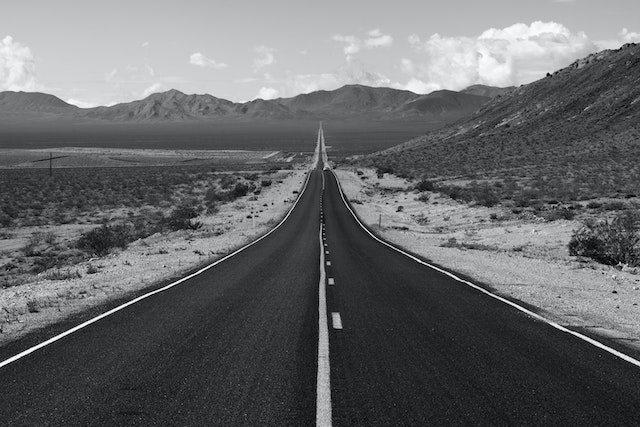
#> input picture lv2/road.jpg, 640 x 427 px, found by its file name
$ python primjeri.py
#> lines starting #> are read from the running program, lines starting #| are printed output that depends on the picture
import numpy as np
a = np.array([6, 2, 9])
print(type(a)) #vraća klasifikaciju objekta
print(a.ndim) #vraća dimenziju polja, za npr. matrice je 2
print(a.shape) #vraća tuple s dužinom, širinom polja u našem slučaju (3,) jer array ima samo 3 broja
print(a.dtype) #vraća tip podataka u array-u
print(a[0], a[1], a[2])
a[1] = 5
print(a)
print(a[1:2])
print(a[1:-1])
b = np.array(
        [
            [3, 7, 1],
            [4, 5, 6],
            [33, 11, 24],
            [16, 11, 10],
            [7, 7, 7],
            [0, 0, 0],
            [11, 2, 18]
        ]
    ) #napravi dvodimenzionalno polje (matricu)
print(b.shape)
print(b)
print(b[0, 2], b[0, 1], b[1, 1])
print()
print(b[0:6, 0:2]) #izdvajanje (ispisujemo prvih 6 redova ali ispisujemo tako da ih ispišemo do 3. stupca (0:2 ne ispisujemo treći))
print()
print(b[:, 1]) #ispisujemo svaki red ali samo 2. stupac
print()
print(b[:, 0]) #ispisujemo samo prvi član svakog reda
#kad se radi o ispisivanju samo jednog stupca matrice ispisuje se kao array

#inicijalizacija polja (matrica) s određenim brojevima...
c = np.zeros((4, 2))
d = np.ones((3, 2))
e = np.full((3, 3), 5) #3x3 matrica ispunjena brojem 5
f = np.eye(5) #jedinicna matrica dimenzije 5
g = np.array([1, 2, 3], np.float32) #specifikacija tipa podataka (ide iza samih podataka)
print(g)
g = np.array([1, 2, 3], np.int8)
print(g)
duljina = len(g)
print(duljina)
h = g.tolist()
print(h)
c = b.transpose() #ne izgleda dobro kad koristimo jednodimenzionalne nizove (npr h = g.transpose() ispadne isto ko i g)
print(c)
d = np.concatenate((a, g)).tolist()
d = a + g #za razliku od normalnih lista, + ovdje zbraja članove
d.sort()
print(d)
print()

#primjer 2.2
print("primjer 2.2")
a = np.array([3, 1, 5], float)
b = np.array([2, 4, 8], float)
print(a + b)
print(a - b)
print(a * b)
print(a / b)
print()
print(a.min()) #ispiše najmanji el
print(a.argmin()) #ispiše mjesto na kojemu se nalazi najmanji el
print(a.max())
print(a.argmax())
print(a.sum())
print(a.mean())
print()
print(np.mean(a))
print(np.max(a)) #isto, np ima funkciju argmax, argmin..
print(np.min(a))
print(np.sum(a))

#primjer 2.3
import random
import statistics
random.seed(1) # za razliku od numpy-a je thread_safe (kad odrediš seed onda će u svakom izvodu programa generacija biti jednaka)
randList = []
for i in range(0, 10):
    randList.append(random.randint(0, 2)) #appenda se borj koji mize biti 0, 1 ili 2 (ne 3)
print(randList)
print(statistics.mean(randList))
print()

print("numpy rand list generation...")
np.random.seed(1) #nije threadsafe (kolko cujem)
randList = []
for i in range(0, 10):
    randList.append(np.random.randint(0, 3)) #appenda se broj koji može biti 0, 1 ili 2 (ne 3)
randList = np.random.rand(10) # na ovaj nacin mozemo brže napraviti listu od 10 random brojeva (bez for loopa)
print(randList)
print(randList.mean())

#primjer 2.4
print()
import matplotlib.pyplot as plt
x = np.linspace(0, 6, num=10) # num je broj generiranih tocaka
print(x.tolist()) # ak ne stavimo tolist bit će u numpy formatu (kao lista ali bez zareza)
y = np.sin(x)
plt.plot(x, y, "b", linewidth = 2, marker="d", markersize=10)
plt.axis([0, 6, -2, 10]) # apscisa od 0 do 6 a ordinata od -2 do 10
plt.xlabel("x")
plt.ylabel("vrijednost funkcije")
plt.title("Sinus f-ija")
plt.show()
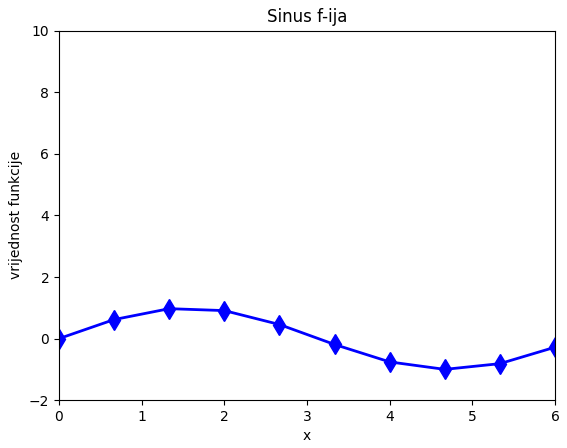
#> figure drawn by matplotlib, 1 panel; curve peaks at x = 1.33, y = 0.972

#OVO SU MARKERI KOJE MOŽEŠ KORISTITI U PLOTANJU..
# '.': 'point',
# ',': 'pixel',
# 'o': 'circle',
# 'v': 'triangle_down',
# '^': 'triangle_up',
# '<': 'triangle_left',
# '>': 'triangle_right',
# '1': 'tri_down',
# '2': 'tri_up',
# '3': 'tri_left',
# '4': 'tri_right',
# '8': 'octagon',
# 's': 'square',
# 'p': 'pentagon',
# '*': 'star',
# 'h': 'hexagon1',
# 'H': 'hexagon2',
# '+': 'plus',
# 'x': 'x',
# 'D': 'diamond',
# 'd': 'thin_diamond',
# '|': 'vline',
# '_': 'hline',
# 'P': 'plus_filled',
# 'X': 'x_filled',
# TICKLEFT: 'tickleft',
# TICKRIGHT: 'tickright',
# TICKUP: 'tickup',
# TICKDOWN: 'tickdown',
# CARETLEFT: 'caretleft',
# CARETRIGHT: 'caretright',
# CARETUP: 'caretup',
# CARETDOWN: 'caretdown',
# CARETLEFTBASE: 'caretleftbase',
# CARETRIGHTBASE: 'caretrightbase',
# CARETUPBASE: 'caretupbase',
# CARETDOWNBASE: 'caretdownbase',
# "None": 'nothing',
# "none": 'nothing',
# ' ': 'nothing',
# '': 'nothing'

print()
#primjer 2.5
img = plt.imread("lv2/road.jpg")
#> img is the input picture: shape (427, 640, 3); mean R, G, B 102.9, 103.9, 105.9
img = img[:,:,0].copy()
#> img: shape (427, 640)
print(img.shape)
#| (427, 640)
print(img.dtype)
#| uint8
plt.figure()
plt.imshow(img, cmap="gray")
plt.show()
